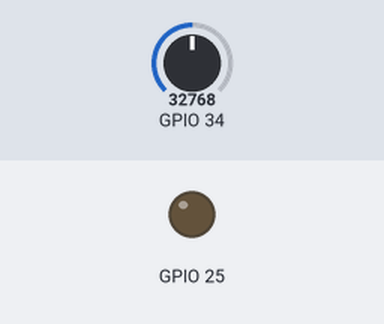
Bench run of a program on a simulated ESP32 board running MicroPython. Parts: output pins drawn as LEDs (lit = HIGH). The test bench sets the inputs (shaded band); at power-on: GPIO 34 = 32768 (analog values on the 0–65535 scale). WiFi joins after 1.5 s; files the program writes start out absent; requests to the public web service named in the program get a made-up reply in its usual format after 0.4 s (London, UTC, broken clouds, 64 % humidity, 1013 hPa unless stated); library files of the repository ran but are not shown: 1 file(s); what the program prints to the serial console is not drawn.

Above: at 2.2 s.
Timing chart, 0 to 3.9 s (numbered marks = the images above):
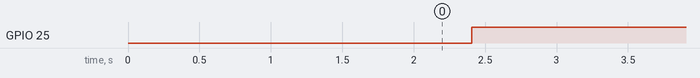

Measured:
- by itself, GPIO 25: LOW → HIGH at 2.4 s

The program:

main.py
```python
import urequests
import network
import machine
import time

SSID    :str = 'IoT-ra'
PASSWORD:str = 'P9$y#F5x!b&'
SERVER  :str = 'api.thingspeak.com'
THINGSPEAK_WRITE_API_KEY :str = 'GJ84DDRYWOHWXDH5'
HTTP_HEADERS = {'Content-Type': 'application/json'}

RELAY_PIN: int        = 25
ANALOGIN : int        = 34
CALIBRATION: float    = -0.04

sendDataIntervalSeconds = 14
relayOnTimeSeconds      = 5*60
delayTimeSeconds        = 6*60*60


def scan_wifi(sta_if) -> None:
    for x in sta_if.scan():
        ssid = x[0]
        values = x[1:]

def connect_wifi() -> None:
    sta_if = network.WLAN(network.STA_IF)
    sta_if.active(True)
    while True:
        try:
            if not sta_if.isconnected():
                print('connecting to network...')
                sta_if.connect(SSID, PASSWORD)
                time.sleep(1)
            if sta_if.isconnected():
                print('Connected to Network')
                print('network config:', sta_if.ifconfig())
                break
        except Exception as e:
            print(e)
            continue

def scale_value(value, in_min, in_max, out_min, out_max):
  scaled_value = (value - in_min) * (out_max - out_min) / (in_max - in_min) + out_min
  return scaled_value

def sendDataAndMeasurement(dummy = None) -> None:
    print('reading')

    adc         = machine.ADC(machine.Pin(ANALOGIN,machine.Pin.IN))
    sensorValue = adc.read_u16()
    voltage     = ((sensorValue * 3.3) / 65535) * 2 + CALIBRATION
    voltage     = round(voltage,1)
    battery_percentage = scale_value(voltage,2.7,4.0,0,100)
    print('sensor',sensorValue,'voltage',voltage,'percent',battery_percentage)

    with open('battery.csv','a') as file:
        file.write(str(time.time_ns()))
        file.write(',')
        file.write(str(voltage))
        file.write(',')
        file.write(str(battery_percentage))
        file.write('\r\n')

    print('sending to thingspeak ', end = '')
    data = {'field1':voltage, 'field2':battery_percentage}
    request = urequests.post(
        'http://api.thingspeak.com/update?api_key=' + THINGSPEAK_WRITE_API_KEY,
        json    = data,
        headers = HTTP_HEADERS
    )
    request.close()
    if request.status_code == 200: print('successfully')
    else: print('Data not sent')

def main():

    sentInitialData: bool = False
    connect_wifi()

    with open('battery.csv','w') as file:
        file.write('time,voltage,battery_percentage\r\n')

    adc      = machine.ADC(machine.Pin(ANALOGIN,machine.Pin.IN))
    relayPin = machine.Pin(RELAY_PIN,machine.Pin.OUT)
    relayPin.value(0)

    currentMillis = time.ticks_ms()

    while True:
        if time.ticks_ms() - currentMillis < relayOnTimeSeconds*1_000:
            if not sentInitialData:
                sendDataAndMeasurement()
                sentInitialData = True
            relayPin.value(1)
            machine.Timer(1,period=relayOnTimeSeconds ,callback = sendDataAndMeasurement)
            time.sleep(relayOnTimeSeconds)
        else:
            relayPin.value(0)
            print()
            print()
            print()
            print('Delay')
            # time.sleep(delayTimeSeconds)
            machine.deepsleep(delayTimeSeconds*1000)


if __name__ == '__main__':
    main()
```
